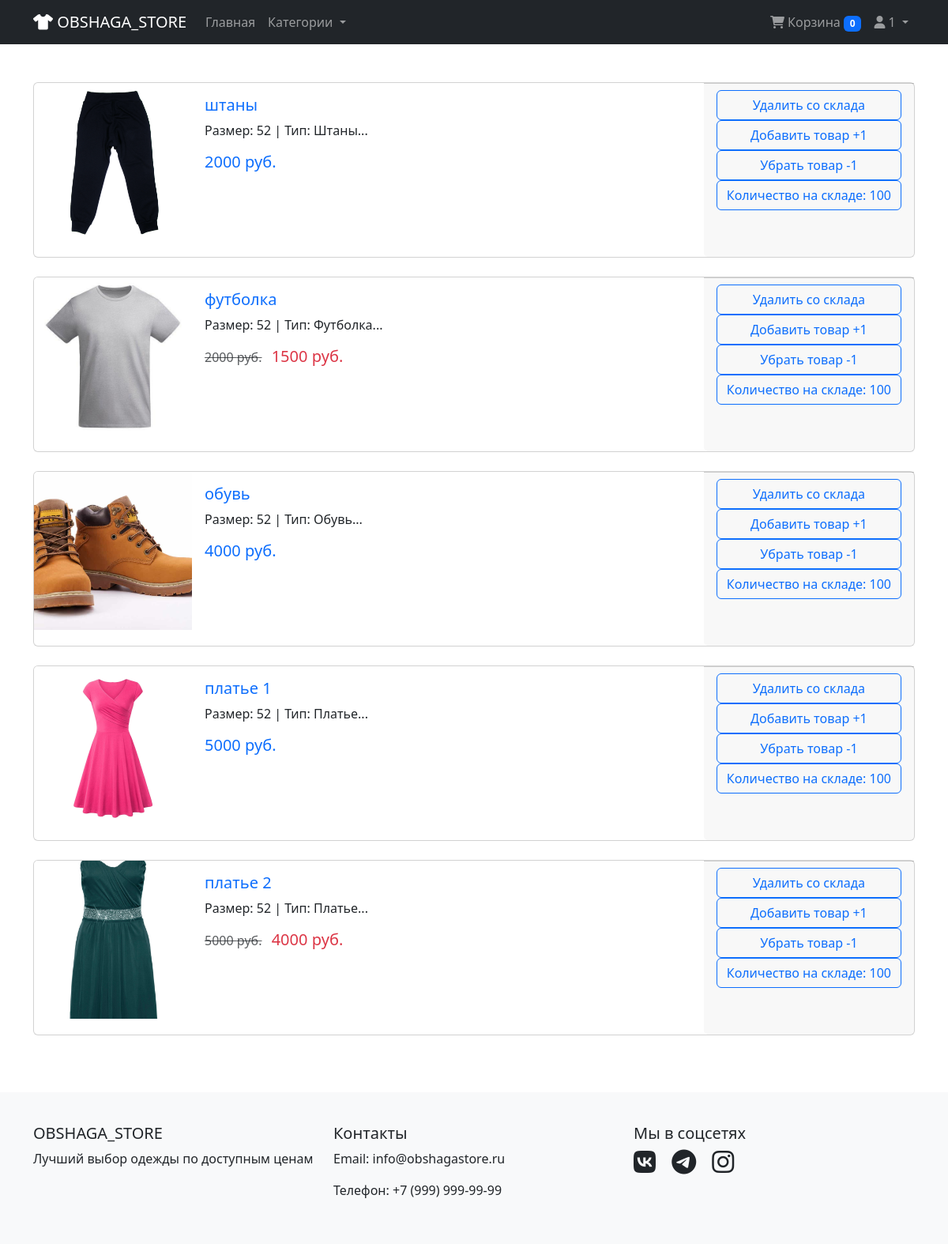
The app's page /storage (signed in), older data.
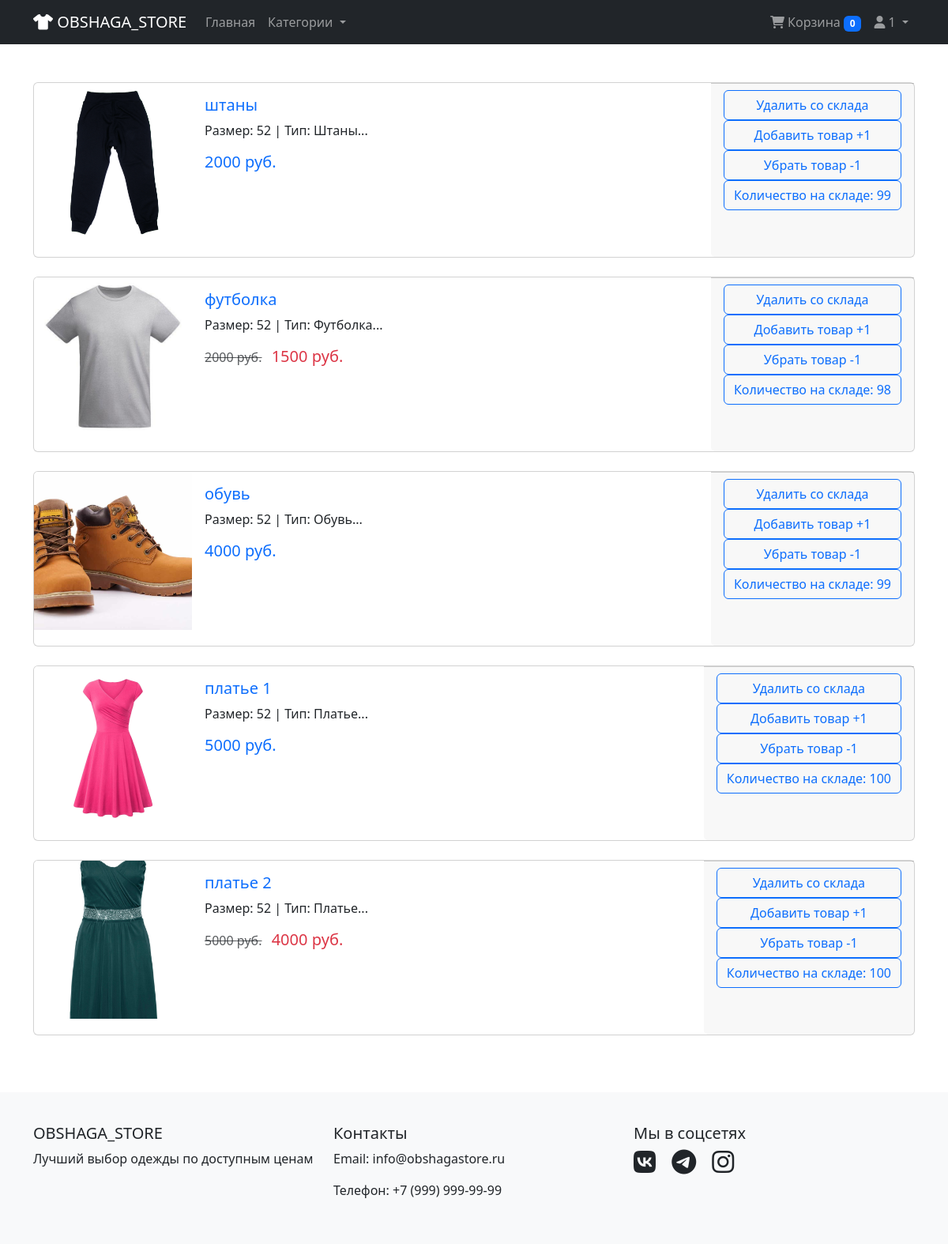
The same page, newer data.
### data/users.py (models this page shows, shortened)
class User(SqlAlchemyBase, UserMixin, SerializerMixin):
    __tablename__ = 'users'
    id = sqlalchemy.Column(sqlalchemy.Integer,
                           primary_key=True, autoincrement=True)
    email = sqlalchemy.Column(sqlalchemy.String,
                              index=True, unique=True, nullable=True)
    hashed_password = sqlalchemy.Column(sqlalchemy.String, nullable=True)
    date_reg = sqlalchemy.Column(sqlalchemy.DateTime,
                                 default=datetime.datetime.now)
    is_admin = sqlalchemy.Column(sqlalchemy.Boolean, default=False, nullable=True)
    count_want_buy_item = sqlalchemy.Column(sqlalchemy.Integer, default=0, nullable=True)
    want_buy_list = orm.relationship("WantBuyItem", back_populates='user')
    @property
    def username(self):
        return self.email.split('@')[0]

### data/items.py (models this page shows, shortened)
class Item(SqlAlchemyBase, UserMixin, SerializerMixin):
    __tablename__ = 'items'
    id = sqlalchemy.Column(sqlalchemy.Integer,
                           primary_key=True, autoincrement=True)
    name = sqlalchemy.Column(sqlalchemy.String, default='None', nullable=True)
    img = sqlalchemy.Column(sqlalchemy.String, default='None', nullable=True)
    price = sqlalchemy.Column(sqlalchemy.Integer, nullable=True)
    price_down = sqlalchemy.Column(sqlalchemy.Integer, nullable=True)
    size = sqlalchemy.Column(sqlalchemy.String, default='None', nullable=True)
    count = sqlalchemy.Column(sqlalchemy.Integer, nullable=True)
    type_wear = sqlalchemy.Column(sqlalchemy.String, default='None', nullable=True)
    is_see = sqlalchemy.Column(sqlalchemy.Boolean, default=False, nullable=True)
    count_buy = sqlalchemy.Column(sqlalchemy.Integer, default=0, nullable=True)
    user_id = sqlalchemy.Column(sqlalchemy.Integer,
                                sqlalchemy.ForeignKey("users.id"))
    user = orm.relationship('User')
    @property
    def image_url(self):
        return self.img if self.img != 'None' else 'https://via.placeholder.com/250x300'
    @property
    def description(self):
        return f"Размер: {self.size} | Тип: {self.type_wear}"

### lms.py (the view)
@app.route("/storage")
@login_required
def storage():
    db_sess = db_session.create_session()
    if current_user.is_admin:
        items = db_sess.query(Item).all()
        categories = [
            {'id': 1, 'name': 'Футболки'},
            {'id': 2, 'name': 'Джинсы'},
            {'id': 3, 'name': 'Платья'},
            {'id': 4, 'name': 'Обувь'}
        ]
        return render_template("storage.html",
                            title='Склад',
                            products=items,
                            categories=categories,
                            current_user=current_user)
    else:
        return render_template("no_permission.html")

### data/db_session.py (called while the page is built)
def create_session() -> Session:
    global __factory
    return __factory()

### lms.py (called while the page is built)
@login_manager.user_loader
def load_user(user_id):
    db_sess = db_session.create_session()
    return db_sess.query(User).get(user_id)

### templates/storage.html (shortened to what this page needs)
{% extends "layout.html" %}
{% block content %}
<div class="container mt-5">
    <div class="row list-view" id="products-grid">
        {% for product in products %}
        <div class="col-lg-3 col-md-6 mb-4">
            <div class="card product-card h-100">
                <a>
                    <img src="{{ url_for('static', filename='img/' + product.image_url) }}"
                        class="card-img-top" alt="{{ product.name }}">
                </a>
                <div class="card-body">
                    <h5 class="card-title">
                        <a class="text-decoration-none">
                            {{ product.name }}
                        </a>
                    </h5>
                    <p class="card-text">{{ product.description[:100] }}...</p>
                    <div class="d-flex justify-content-between align-items-center">
                        {% if product.price_down > 0 %}
                        <div>
                            <span class="text-muted text-decoration-line-through">{{ product.price }} руб.</span>
                            <span class="h5 text-danger ms-2">{{ product.price - product.price_down }} руб.</span>
                        </div>
                        {% else %}
                        <span class="h5 text-primary">{{ product.price }} руб.</span>
                        {% endif %}
                    </div>
                </div>
                <div class="card-footer">
                    <ul class="list-group list-group-flush">
                        <a href="/removeitemfromstorage/{{ product.id }}" class="btn btn-outline-primary">
                            Удалить со склада
                        </a>
                        <a href="/item_plus/{{ product.id }}" class="btn btn-outline-primary">
                            Добавить товар +1
                        </a>
                        <a href="/item_minus/{{ product.id }}" class="btn btn-outline-primary">
                            Убрать товар -1
                        </a>
                        <a class="btn btn-outline-primary">
                            Количество на складе: {{ product.count }}
                        </a>
                    </ul>
                </div>
            </div>
        </div>
        {% endfor %}
    </div>
</div>
{% endblock %}

### templates/layout.html (shortened to what this page needs)
<!DOCTYPE html>
<html lang="ru">
<head>
    <link href="https://cdn.jsdelivr.net/npm/bootstrap@5.3.0/dist/css/bootstrap.min.css" rel="stylesheet">
    <link href="https://cdnjs.cloudflare.com/ajax/libs/font-awesome/6.0.0/css/all.min.css" rel="stylesheet">
</head>
<body>
    <nav class="navbar navbar-expand-lg navbar-dark bg-dark">
        <div class="container">
            <a class="navbar-brand" href="{{ url_for('index') }}">
                <i class="fas fa-tshirt"></i> OBSHAGA_STORE
            </a>
            <div class="collapse navbar-collapse" id="navbarNav">
                <ul class="navbar-nav me-auto">
                    <li class="nav-item">
                        <a class="nav-link" href="{{ url_for('index') }}">Главная</a>
                    </li>
                    <li class="nav-item dropdown">
                        <a class="nav-link dropdown-toggle" href="#" role="button" data-bs-toggle="dropdown">
                            Категории
                        </a>
                    </li>
                </ul>
                <ul class="navbar-nav">
                    {% if current_user.is_authenticated %}
                    <li class="nav-item">
                        <a class="nav-link" href="{{ url_for('cart') }}">
                            <i class="fas fa-shopping-cart"></i> Корзина
                            <span class="badge bg-primary" id="cart-count">{{ current_user.count_want_buy_item}}</span>
                        </a>
                    </li>
                    <li class="nav-item dropdown">
                        <a class="nav-link dropdown-toggle" href="#" role="button" data-bs-toggle="dropdown">
                            <i class="fas fa-user"></i> {{ current_user.username }}
                        </a>
                    </li>
                    {% endif %}
                </ul>
            </div>
        </div>
    </nav>
    <main>
        {% block content %}{% endblock %}
    </main>
    <footer class="footer mt-5">
        <div class="container">
            <div class="row">
                <div class="col-md-4">
                    <h5>OBSHAGA_STORE</h5>
                    <p>Лучший выбор одежды по доступным ценам</p>
                </div>
                <div class="col-md-4">
                    <h5>Контакты</h5>
                    <p>Email: info@obshagastore.ru</p>
                    <p>Телефон: +7 (999) 999-99-99</p>
                </div>
                <div class="col-md-4">
                    <h5>Мы в соцсетях</h5>
                    <div class="social-links">
                        <a href="#" class="text-dark me-3"><i class="fab fa-vk fa-2x"></i></a>
                        <a href="#" class="text-dark me-3"><i class="fab fa-telegram fa-2x"></i></a>
                        <a href="#" class="text-dark"><i class="fab fa-instagram fa-2x"></i></a>
                    </div>
                </div>
            </div>
        </div>
    </footer>
</body>
</html>

### templates/layout.html (style rules this page uses)
.product-card { transition: transform 0.3s; margin-bottom: 20px; }
.footer { background-color: #f8f9fa; padding: 40px 0; }

### templates/storage.html (style rules this page uses)
.list-view .col-lg-3 { flex: 0 0 100%; max-width: 100%; }
.list-view .product-card { flex-direction: row; }
.list-view .product-card img { width: 200px; height: 200px; object-fit: cover; }

Row changes from the older to the newer data that the page shows:
changed Item "штаны": count "100" → "99"
changed Item "футболка": count "100" → "98"
changed Item "обувь": count "100" → "99"
